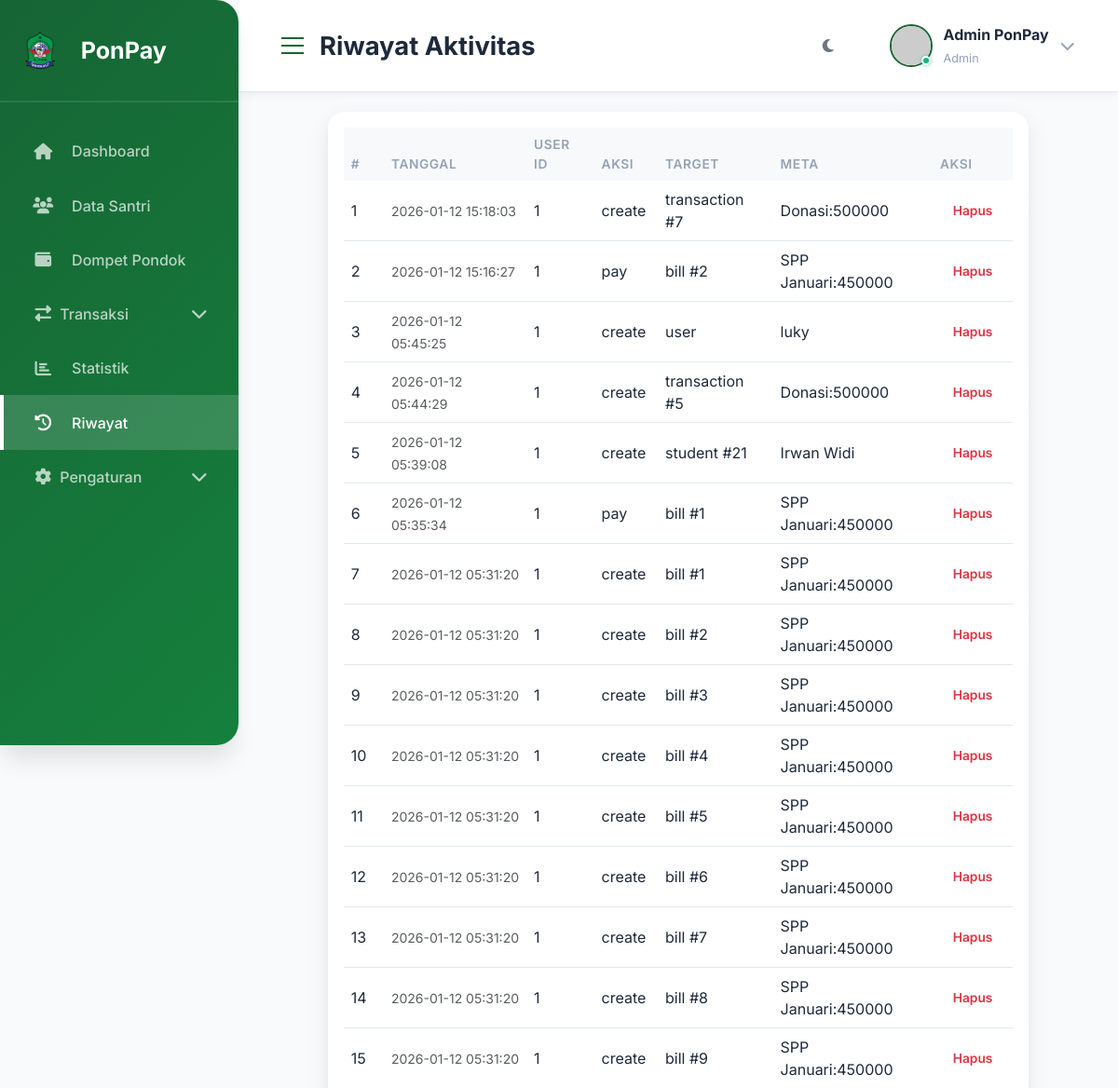
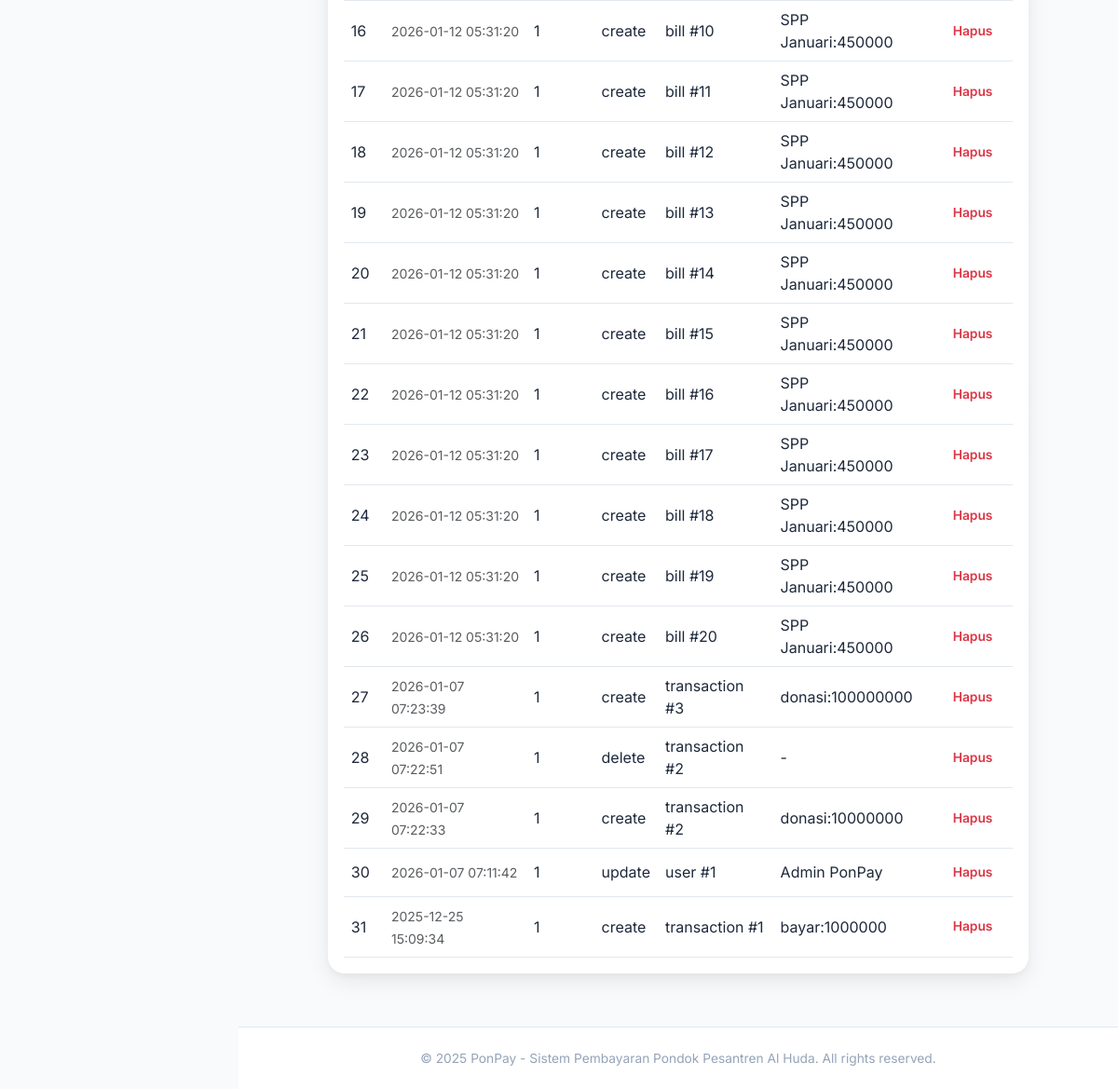
Before: /history/ with the older database file (2 pictures, top to bottom).
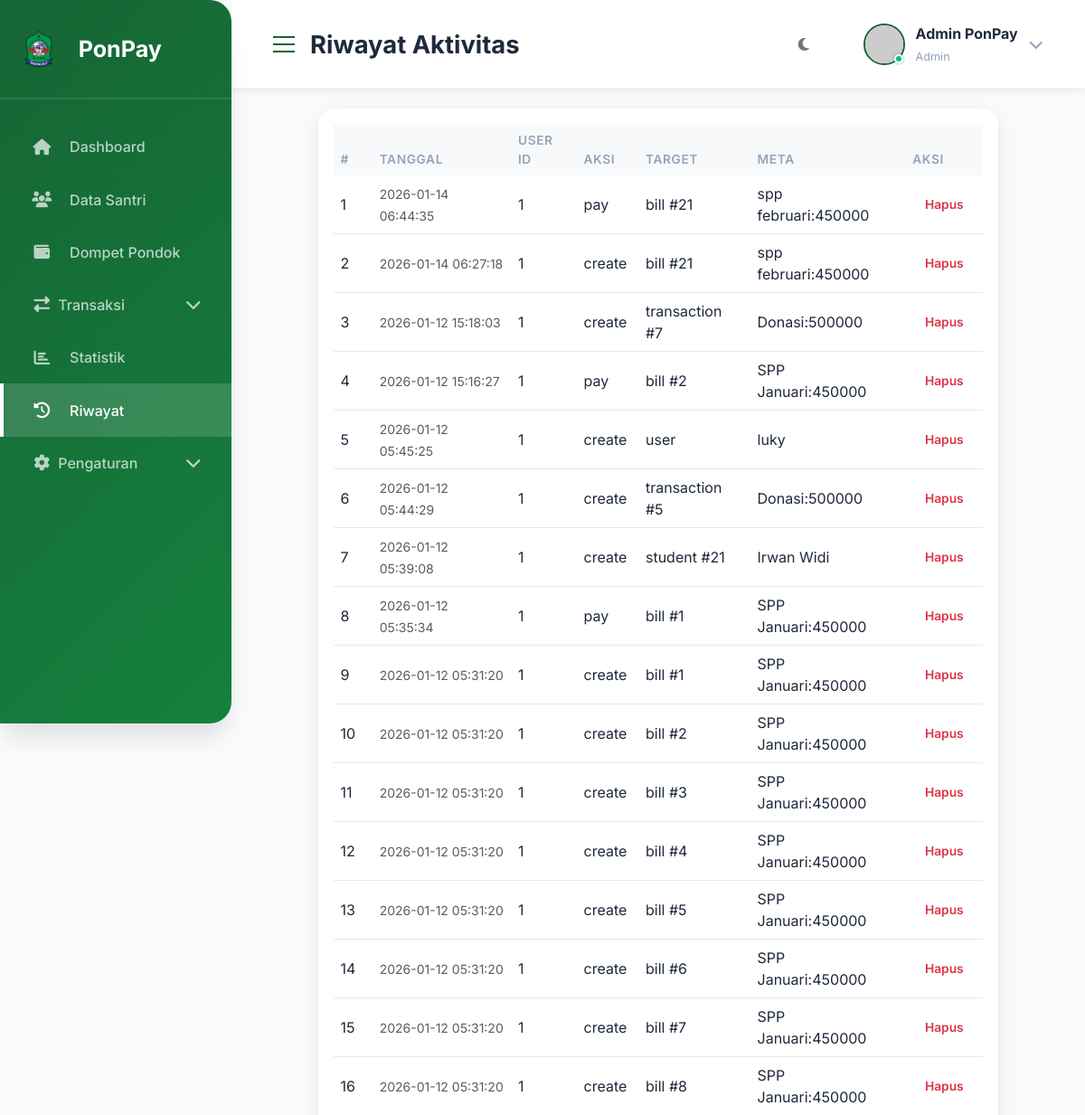
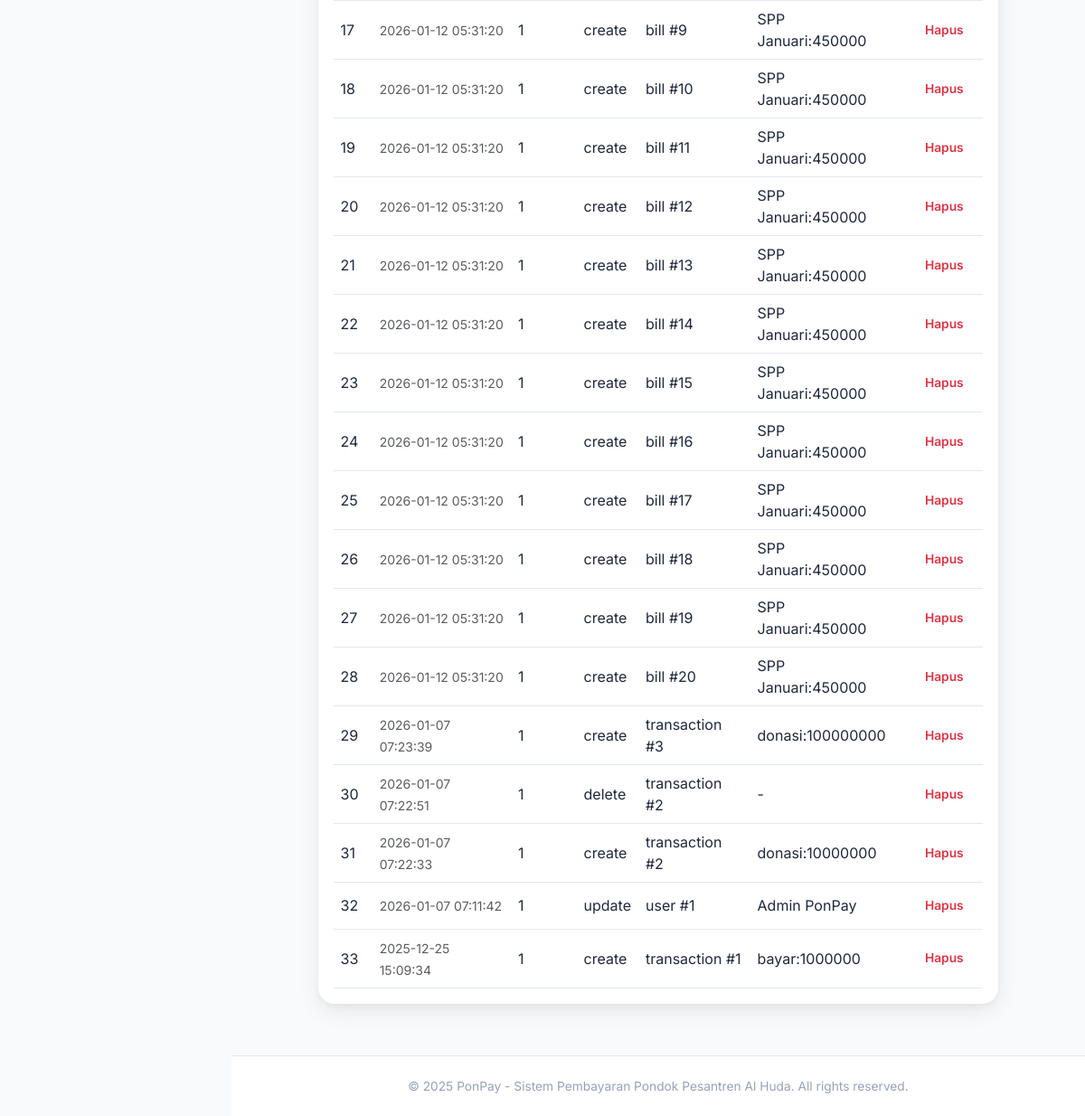
After: the same page with the newer database file (2 pictures, top to bottom).
### tables this page shows
CREATE TABLE history (
            id INTEGER PRIMARY KEY AUTOINCREMENT,
            user_id INTEGER,
            action TEXT NOT NULL,
            target_type TEXT,
            target_id INTEGER,
            meta TEXT,
            created_at TIMESTAMP DEFAULT CURRENT_TIMESTAMP
        );

### routes.py (the view)
@history_bp.route('/')
def index():
    entries = get_history(500)
    entries = [dict(e) for e in entries] if entries else []
    return render_template('history.html', entries=entries)

### db.py (called while the page is built)
def get_db():
    if 'db' not in g:
        g.db = sqlite3.connect(current_app.config['DATABASE'])
        g.db.row_factory = sqlite3.Row  # Enable column access by name
    return g.db

def query_db(query, args=(), one=False):
    cursor = get_db().cursor()
    cursor.execute(query, args)
    rv = cursor.fetchall()
    cursor.close()
    return (rv[0] if rv else None) if one else rv

def get_history(limit=200):
    return query_db('SELECT * FROM history ORDER BY created_at DESC LIMIT ?', (limit,))

### templates/history.html (shortened to what this page needs)
{% extends 'base.html' %}
{% block page_title %}Riwayat Aktivitas{% endblock %}
{% block content %}
<div class="container-fluid">
    <div class="card">
        <div class="card-body">
            <div class="table-responsive">
                <table class="table table-hover mb-0">
                    <thead class="table-light">
                        <tr>
                            <th style="width:6%">#</th>
                            <th>Tanggal</th>
                            <th>User ID</th>
                            <th>Aksi</th>
                            <th>Target</th>
                            <th>Meta</th>
                            <th style="width:12%">Aksi</th>
                        </tr>
                    </thead>
                    <tbody>
                        {% if entries %}
                            {% for e in entries %}
                            <tr>
                                <td>{{ loop.index }}</td>
                                <td><small class="text-muted">{{ e.created_at }}</small></td>
                                <td>{{ e.user_id or '-' }}</td>
                                <td>{{ e.action }}</td>
                                <td>{{ e.target_type or '-' }} {% if e.target_id %}#{{ e.target_id }}{% endif %}</td>
                                <td>{{ e.meta or '-' }}</td>
                                <td>
                                    <form action="{{ url_for('history.delete', entry_id=e.id) }}" method="POST" onsubmit="return confirm('Yakin hapus entri ini?');">
                                        <button class="btn btn-sm btn-outline-danger">Hapus</button>
                                    </form>
                                </td>
                            </tr>
                            {% endfor %}
                        {% else %}
                            <tr>
                                <td colspan="7" class="text-center text-muted py-4">Belum ada aktivitas</td>
                            </tr>
                        {% endif %}
                    </tbody>
                </table>
            </div>
        </div>
    </div>
</div>
{% endblock %}

### templates/base.html (shortened to what this page needs)
<!DOCTYPE html>
<html lang='id'>
<head>
  <link href='https://cdn.jsdelivr.net/npm/bootstrap@5.3.0/dist/css/bootstrap.min.css' rel='stylesheet' />
  <link rel='stylesheet' href='https://cdnjs.cloudflare.com/ajax/libs/font-awesome/6.4.0/css/all.min.css' />
  <link rel='stylesheet' href='{{ url_for('static', filename='css/style.css' ) }}' />
</head>
<body>
  <div class='wrapper d-flex'>
    <nav class='sidebar' id='sidebar' aria-hidden='false'>
      <div class='sidebar-header'>
        <div class='logo-section'>
          <img src='{{ url_for('static', filename='images/logo.png' ) }}' alt='Logo Al Huda' style='
                width: 40px;
                height: 40px;
                margin-right: 10px;
                border-radius: 8px;
                object-fit: contain;
              ' />
          <h5>PonPay</h5>
        </div>
      </div>
      <ul class='nav flex-column sidebar-nav' id='sidebarNav'>
        <li class='nav-item'>
          <a class='nav-link {% if request.endpoint == 'dashboard.index' %}active{% endif %}' href='{{ url_for('dashboard.index') }}'>
            <i class='fas fa-home'></i>
            <span>Dashboard</span>
          </a>
        </li>
        <li class='nav-item'>
          <a class='nav-link {% if request.endpoint == 'students.index' %}active{% endif %}' href='{{ url_for('students.index') }}'>
            <i class='fas fa-users'></i>
            <span>Data Santri</span>
          </a>
        </li>
        <li class='nav-item'>
          <a class='nav-link {% if request.endpoint == 'wallet.index' %}active{% endif %}' href='{{ url_for('wallet.index') }}'>
            <i class='fas fa-wallet'></i>
            <span>Dompet Pondok</span>
          </a>
        </li>
        <li class='nav-item'>
          <a class='nav-link d-flex justify-content-between align-items-center {% if request.endpoint and request.endpoint.startswith('transaction') %}active{% endif %}' data-bs-toggle='collapse' href='#nav-transaction' role='button'
            aria-expanded='false' aria-controls='nav-transaction'>
            <span><i class='fas fa-exchange-alt'></i>
              <span>Transaksi</span></span>
            <i class='fas fa-chevron-down'></i>
          </a>
        </li>
        <li class='nav-item'>
          <a class='nav-link {% if request.endpoint == 'statistics.index' %}active{% endif %}' href='{{ url_for('statistics.index') }}'>
            <i class='fas fa-chart-bar'></i>
            <span>Statistik</span>
          </a>
        </li>
        <li class='nav-item'>
          <a class='nav-link {% if request.endpoint == 'history.index' %}active{% endif %}' href='{{ url_for('history.index') }}'>
            <i class='fas fa-history'></i>
            <span>Riwayat</span>
          </a>
        </li>
        <li class='nav-item'>
          <a class='nav-link d-flex justify-content-between align-items-center {% if request.endpoint and request.endpoint.startswith('settings') %}active{% endif %}' data-bs-toggle='collapse' href='#nav-settings' role='button'
            aria-expanded='false' aria-controls='nav-settings'>
            <span><i class='fas fa-cog'></i> <span>Pengaturan</span></span>
            <i class='fas fa-chevron-down'></i>
          </a>
        </li>
      </ul>
    </nav>
    <div class='main-content'>
      <nav class='top-navbar'>
        <div class='navbar-left'>
          <button class='btn-sidebar-collapse d-none d-lg-block' id='sidebarCollapseBtn' aria-expanded='false'
            aria-controls='sidebar'>
            <i class='fas fa-bars'></i>
          </button>
          <h6 class='page-title'>
            {% block page_title %}Dashboard{% endblock %}
          </h6>
        </div>
        <div class='navbar-right'>
          <div class='user-profile d-flex align-items-center'>
            <button id='darkModeToggle' class='btn btn-outline-secondary me-2' aria-label='Toggle dark mode'
              title='Dark mode'>
              <i class='fas fa-moon'></i>
            </button>
            <div class='user-profile-inner d-flex align-items-center'>
              <div class='profile-avatar'>
                {% set avatar_name = session.get('full_name') or 'User' %}
                {% set avatar_fallback = ('https://ui-avatars.com/api/?name=' ~ avatar_name ~
                '&background=6366F1&color=fff') %}
                {% if session.get('profile_picture') %}
                <img
                  src="{{ url_for('static', filename=session['profile_picture']) }}?t={{ session.get('profile_picture_timestamp', 0) }}"
                  alt="Profile" onerror="this.src='{{ avatar_fallback }}'">
                {% else %}
                <img src="{{ avatar_fallback }}" alt="Profile" />
                {% endif %}
              </div>
              <div class='profile-info d-none d-md-block'>
                <p class='profile-name'>
                  {{ session.get('full_name', 'Admin PonPay') }}
                </p>
                <small class='profile-role'>{{ session.get('role', 'admin') }}</small>
              </div>
              <div class='dropdown'>
                <a class='dropdown-toggle' href='#' id='profileDropdown' role='button' data-bs-toggle='dropdown'>
                  <i class='fas fa-chevron-down'></i>
                </a>
              </div>
            </div>
          </div>
        </div>
      </nav>
      <div class='page-content'>{% block content %}{% endblock %}</div>
      <footer class='page-footer'>
        <p>
          &copy; 2025 PonPay - Sistem Pembayaran Pondok Pesantren Al Huda. All
          rights reserved.
        </p>
      </footer>
    </div>
  </div>
</body>
</html>

Changed rows visible on the page:
added history: created_at "2026-01-14 06:44:35", user "1", action "pay", target_type "bill", target_id "21", meta "spp februari:450000"
added history: created_at "2026-01-14 06:27:18", user "1", action "create", target_type "bill", target_id "21", meta "spp februari:450000"
